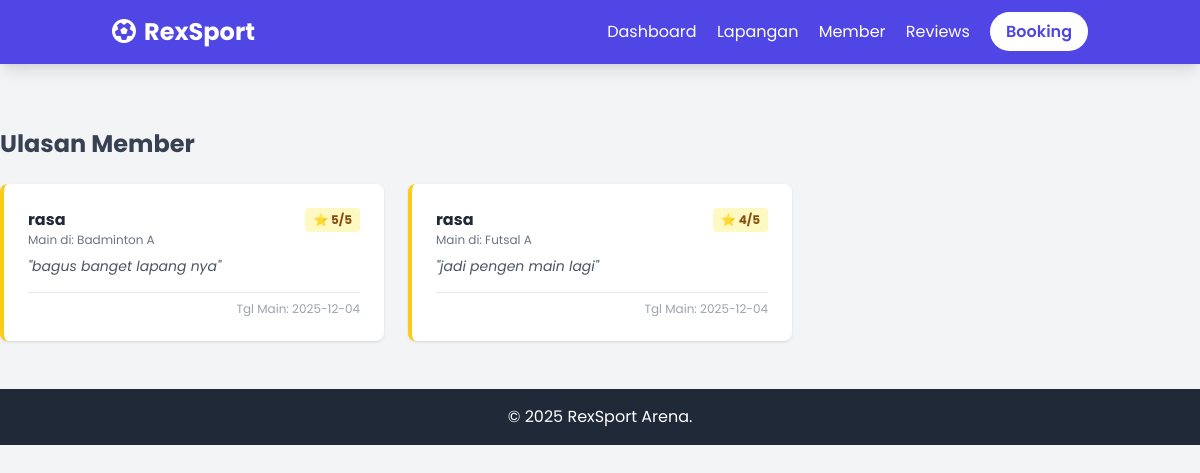
Page /Project/index.php?page=reviews on the committed database.
### tables this page shows
CREATE TABLE `reviews` (
  `id` int(11) NOT NULL,
  `booking_id` int(11) DEFAULT NULL,
  `rating` int(11) DEFAULT NULL,
  `komentar` text DEFAULT NULL
);

CREATE TABLE `users` (
  `id` int(11) NOT NULL,
  `nama` varchar(100) NOT NULL,
  `email` varchar(100) NOT NULL,
  `role` varchar(20) DEFAULT 'member'
);

CREATE TABLE `fields` (
  `id` int(11) NOT NULL,
  `nama_lapangan` varchar(100) NOT NULL,
  `jenis` varchar(50) NOT NULL,
  `harga_per_jam` decimal(10,2) NOT NULL
);

CREATE TABLE `bookings` (
  `id` int(11) NOT NULL,
  `user_id` int(11) DEFAULT NULL,
  `field_id` int(11) DEFAULT NULL,
  `tanggal` date DEFAULT NULL,
  `durasi` int(11) DEFAULT NULL,
  `total_harga` decimal(10,2) DEFAULT NULL
);

### Project/config/Database.php (called while the page is built, shortened)
<?php
class Database {
    private static $instance = null;
    private function __construct() {
        try {
            $host = 'localhost';
            $user = 'root';
            $pass = '';
            $dbname = 'rexsport';
            $this->pdo = new PDO("mysql:host=$host", $user, $pass);
        } catch (PDOException $e) {
            die("Koneksi Gagal: " . $e->getMessage());
        }
    }
    public static function getInstance() {
        if (!self::$instance) {
            self::$instance = new Database();
        }
        return self::$instance->pdo;
    }
}
?>

### Project/ViewModel/ReviewViewModel.php (called while the page is built, shortened)
<?php
class ReviewViewModel {
    private $db;
    public function __construct() {
        $this->db = Database::getInstance();
    }
    public function loadReviews() {
        $sql = "SELECT r.*, u.nama as user_name, f.nama_lapangan, b.tanggal as tanggal_booking
                FROM reviews r
                JOIN bookings b ON r.booking_id = b.id
                JOIN users u ON b.user_id = u.id
                JOIN fields f ON b.field_id = f.id
                ORDER BY r.id DESC";
        $stmt = $this->db->query($sql);
        $this->reviews = $stmt->fetchAll(PDO::FETCH_CLASS, 'Review');
    }
}
?>

### Project/View/Review View/ReviewList.php (the view, shortened to what this page needs)
<div class="grid grid-cols-1 md:grid-cols-2 lg:grid-cols-3 gap-6">
    <?php foreach ($reviewVM->reviews as $r): ?>
    <div class="bg-white p-6 rounded-lg shadow border-l-4 border-yellow-400 relative group">
        <div class="flex justify-between items-start mb-2">
            <div>
                <h4 class="font-bold text-gray-800"><?= $r->user_name ?></h4>
                <p class="text-xs text-gray-500">Main di: <?= $r->nama_lapangan ?></p>
            </div>
            <span class="bg-yellow-100 text-yellow-800 text-xs font-bold px-2 py-1 rounded h-fit">
                ⭐ <?= $r->rating ?>/5
            </span>
        </div>
        <p class="text-gray-600 text-sm italic mb-4">"<?= $r->komentar ?>"</p>
        <p class="text-xs text-gray-400 text-right border-t pt-2">
            Tgl Main: <?= $r->tanggal_booking ?>
        </p>
    </div>
    <?php endforeach; ?>
</div>

### rows in the picture
reviews: users.nama "rasa", fields.nama_lapangan "Badminton A", rating "5", komentar "bagus banget lapang nya", booking.tanggal "2025-12-04"
reviews: users.nama "rasa", fields.nama_lapangan "Futsal A", rating "4", komentar "jadi pengen main lagi", booking.tanggal "2025-12-04"
